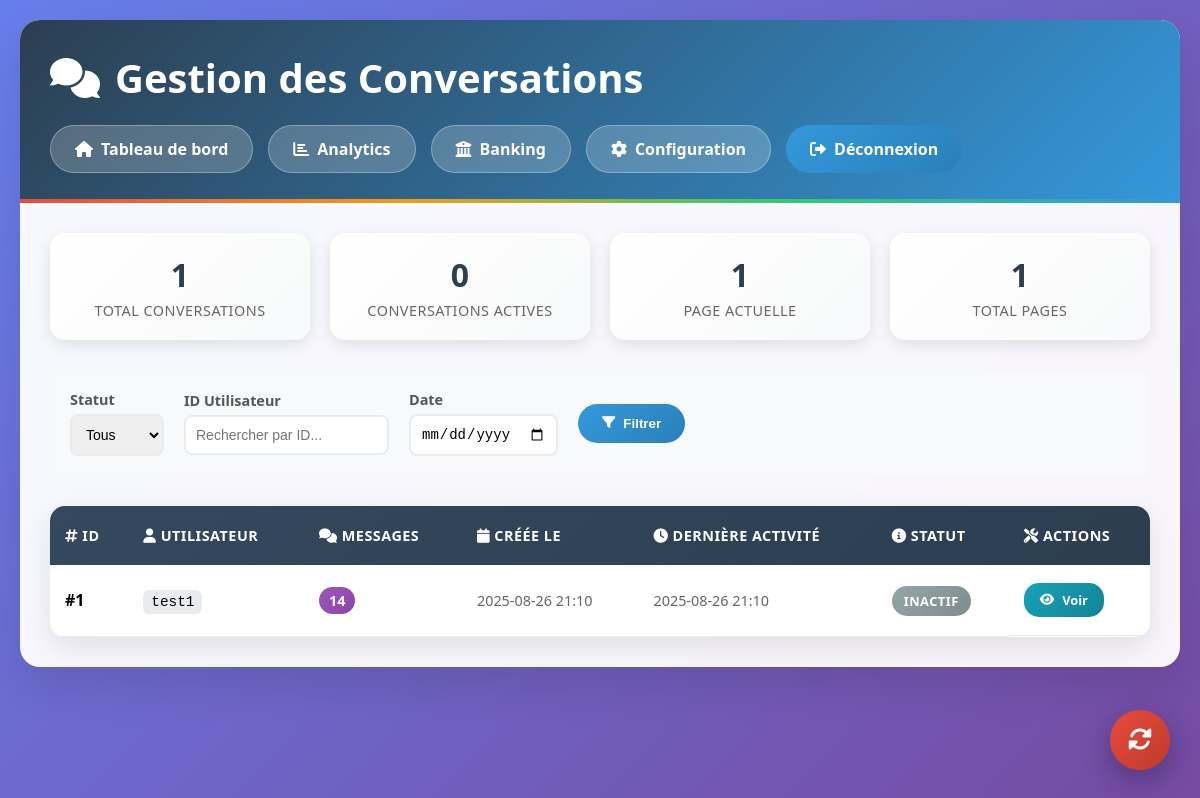
The page /conversations (signed in) on the database its author committed.
### tables this page shows
CREATE TABLE chat_conversations (
            id INTEGER PRIMARY KEY AUTOINCREMENT,
            user_id TEXT NOT NULL,
            created_at TIMESTAMP DEFAULT CURRENT_TIMESTAMP,
            updated_at TIMESTAMP DEFAULT CURRENT_TIMESTAMP
        );

### backOffice.py (the view)
@app.route('/conversations')
@login_required
def conversations():
    page = request.args.get('page', 1, type=int)
    per_page = 20
    offset = (page - 1) * per_page
    conn = sqlite3.connect('General_DB.db')
    cursor = conn.cursor()
    cursor.execute('''
        SELECT
            c.id,
            c.user_id,
            COUNT(m.id) as message_count,
            c.created_at,
            c.updated_at
        FROM chat_conversations c
        LEFT JOIN chat_messages m ON c.id = m.conversation_id
        GROUP BY c.id, c.user_id, c.created_at, c.updated_at
        ORDER BY c.updated_at DESC
        LIMIT ? OFFSET ?
    ''', (per_page, offset))
    conversations_data = cursor.fetchall()
    cursor.execute('SELECT COUNT(*) FROM chat_conversations')
    total = cursor.fetchone()[0]
    conn.close()
    return render_template('conversations.html',
                         conversations=conversations_data,
                         page=page,
                         per_page=per_page,
                         total=total)

### backOffice.py (called while the page is built)
@login_manager.user_loader
def load_user(user_id):
    conn = sqlite3.connect('General_DB.db')
    cursor = conn.cursor()
    cursor.execute('SELECT * FROM admin_users WHERE id = ?', (user_id,))
    user_data = cursor.fetchone()
    conn.close()
    if user_data:
        return AdminUser(user_data[0], user_data[1], user_data[2], user_data[4])
    return None

### templates/conversations.html (shortened to what this page needs)
<!DOCTYPE html>
<html lang="fr">
<head>
    <link href="https://cdnjs.cloudflare.com/ajax/libs/font-awesome/6.0.0/css/all.min.css" rel="stylesheet">
</head>
<body>
    <div class="container">
        <div class="header">
            <h1>
                <i class="fas fa-comments"></i>
                Gestion des Conversations
            </h1>
            <div class="nav-buttons">
                <a href="{{ url_for('dashboard') }}" class="btn btn-secondary">
                    <i class="fas fa-home"></i> Tableau de bord
                </a>
                <a href="{{ url_for('analytics') }}" class="btn btn-secondary">
                    <i class="fas fa-chart-bar"></i> Analytics
                </a>
                <a href="{{ url_for('banking_overview') }}" class="btn btn-secondary">
                    <i class="fas fa-university"></i> Banking
                </a>
                <a href="{{ url_for('configuration') }}" class="btn btn-secondary">
                    <i class="fas fa-cog"></i> Configuration
                </a>
                <a href="{{ url_for('logout') }}" class="btn btn-primary">
                    <i class="fas fa-sign-out-alt"></i> Déconnexion
                </a>
            </div>
        </div>
        <div class="content">
            <div class="stats-summary">
                <div class="stat-card">
                    <div class="stat-number">{{ total }}</div>
                    <div class="stat-label">Total Conversations</div>
                </div>
                <div class="stat-card">
                    <div class="stat-number">
                        {{ conversations|selectattr('4', 'equalto', 'active')|list|length if conversations else 0 }}
                    </div>
                    <div class="stat-label">Conversations Actives</div>
                </div>
                <div class="stat-card">
                    <div class="stat-number">{{ page }}</div>
                    <div class="stat-label">Page Actuelle</div>
                </div>
                <div class="stat-card">
                    <div class="stat-number">{{ ((total - 1) // per_page) + 1 if total > 0 else 0 }}</div>
                    <div class="stat-label">Total Pages</div>
                </div>
            </div>
            <div class="filters">
                <div class="filter-group">
                    <label for="status-filter">Statut</label>
                    <select id="status-filter">
                        <option value="">Tous</option>
                    </select>
                </div>
                <div class="filter-group">
                    <label for="user-filter">ID Utilisateur</label>
                    <input type="text" id="user-filter" placeholder="Rechercher par ID...">
                </div>
                <div class="filter-group">
                    <label for="date-filter">Date</label>
                    <input type="date" id="date-filter">
                </div>
                <button class="btn btn-primary" onclick="applyFilters()">
                    <i class="fas fa-filter"></i> Filtrer
                </button>
            </div>
            <div class="conversations-table">
                {% if conversations %}
                <div class="table-container">
                    <table class="table">
                        <thead>
                            <tr>
                                <th><i class="fas fa-hashtag"></i> ID</th>
                                <th><i class="fas fa-user"></i> Utilisateur</th>
                                <th><i class="fas fa-comments"></i> Messages</th>
                                <th><i class="fas fa-calendar"></i> Créée le</th>
                                <th><i class="fas fa-clock"></i> Dernière activité</th>
                                <th><i class="fas fa-info-circle"></i> Statut</th>
                                <th><i class="fas fa-tools"></i> Actions</th>
                            </tr>
                        </thead>
                        <tbody>
                            {% for conversation in conversations %}
                            <tr data-conversation-id="{{ conversation[0] }}">
                                <td><strong>#{{ conversation[0] }}</strong></td>
                                <td>
                                    <span class="user-id">{{ conversation[1] if conversation[1] else 'Anonyme' }}</span>
                                </td>
                                <td>
                                    <span class="message-count">{{ conversation[2] }}</span>
                                </td>
                                <td class="date-time">
                                    {{ conversation[3][:16] if conversation[3] else 'N/A' }}
                                </td>
                                <td class="date-time">
                                    {{ conversation[4][:16] if conversation[4] else 'N/A' }}
                                </td>
                                <td>
                                    <span class="status-badge status-{{ conversation[5] if conversation[5] else 'inactive' }}">
                                        {{ conversation[5] if conversation[5] else 'inactif' }}
                                    </span>
                                </td>
                                <td class="actions">
                                    <a href="{{ url_for('conversation_detail', conv_id=conversation[0]) }}"
                                       class="btn btn-sm btn-info">
                                        <i class="fas fa-eye"></i> Voir
                                    </a>
                                </td>
                            </tr>
                            {% endfor %}
                        </tbody>
                    </table>
                </div>
                {% else %}
                <div class="empty-state">
                    <i class="fas fa-comments"></i>
                    <h3>Aucune conversation trouvée</h3>
                    <p>Il n'y a actuellement aucune conversation à afficher.</p>
                </div>
                {% endif %}
            </div>
        </div>
    </div>
    <button class="refresh-btn" onclick="location.reload()">
        <i class="fas fa-sync-alt"></i>
    </button>
</body>
</html>

### templates/conversations.html (style rules this page uses)
* { margin: 0; padding: 0; box-sizing: border-box; }
body { font-family: 'Segoe UI', Tahoma, Geneva, Verdana, sans-serif; background: linear-gradient(135deg, #667eea 0%, #764ba2 100%); min-height: 100vh; padding: 20px; }
.container { max-width: 1200px; margin: 0 auto; background: rgba(255, 255, 255, 0.95); border-radius: 20px; backdrop-filter: blur(10px); box-shadow: 0 20px 40px rgba(0, 0, 0, 0.1); overflow: hidden; }
.header { background: linear-gradient(135deg, #2c3e50, #3498db); color: white; padding: 30px; position: relative; }
.header::after { content: ''; position: absolute; bottom: 0; left: 0; right: 0; height: 4px; background: linear-gradient(90deg, #e74c3c, #f39c12, #2ecc71, #3498db); }
.header h1 { font-size: 2.5rem; margin-bottom: 10px; display: flex; align-items: center; gap: 15px; }
.nav-buttons { display: flex; gap: 15px; margin-top: 20px; flex-wrap: wrap; }
.btn { padding: 12px 24px; border: none; border-radius: 25px; font-weight: 600; text-decoration: none; cursor: pointer; transition: all 0.3s ease; display: inline-flex; align-items: center; gap: 8px; }
.btn-primary { background: linear-gradient(135deg, #3498db, #2980b9); color: white; }
.btn-secondary { background: rgba(255, 255, 255, 0.2); color: white; border: 1px solid rgba(255, 255, 255, 0.3); }
.content { padding: 30px; }
.filters { background: #f8f9fa; padding: 20px; border-radius: 15px; margin-bottom: 30px; display: flex; gap: 20px; align-items: center; flex-wrap: wrap; }
.filter-group { display: flex; flex-direction: column; gap: 5px; }
.filter-group label { font-weight: 600; color: #555; font-size: 0.9rem; }
.filter-group input, .filter-group select { padding: 10px; border: 2px solid #e9ecef; border-radius: 8px; font-size: 14px; transition: border-color 0.3s ease; }
.conversations-table { background: white; border-radius: 15px; overflow: hidden; box-shadow: 0 10px 30px rgba(0, 0, 0, 0.1); }
.table { width: 100%; border-collapse: collapse; }
.table thead { background: linear-gradient(135deg, #34495e, #2c3e50); color: white; }
.table th { padding: 20px 15px; text-align: left; font-weight: 600; font-size: 0.9rem; text-transform: uppercase; letter-spacing: 0.5px; }
.table td { padding: 18px 15px; border-bottom: 1px solid #e9ecef; vertical-align: middle; }
.table tbody tr { transition: all 0.3s ease; }
.status-badge { padding: 6px 12px; border-radius: 20px; font-size: 0.8rem; font-weight: 600; text-transform: uppercase; letter-spacing: 0.5px; }
.status-inactive { background: linear-gradient(135deg, #95a5a6, #7f8c8d); color: white; }
.user-id { font-family: 'Courier New', monospace; background: #e9ecef; padding: 4px 8px; border-radius: 6px; font-size: 0.9rem; }
.message-count { background: linear-gradient(135deg, #9b59b6, #8e44ad); color: white; padding: 4px 10px; border-radius: 15px; font-weight: 600; font-size: 0.9rem; }
.date-time { color: #666; font-size: 0.9rem; }
.actions { display: flex; gap: 10px; }
.btn-sm { padding: 8px 16px; font-size: 0.8rem; border-radius: 15px; }
.btn-info { background: linear-gradient(135deg, #17a2b8, #138496); color: white; }
.stats-summary { display: grid; grid-template-columns: repeat(auto-fit, minmax(200px, 1fr)); gap: 20px; margin-bottom: 30px; }
.stat-card { background: linear-gradient(135deg, #fff, #f8f9fa); padding: 20px; border-radius: 15px; text-align: center; box-shadow: 0 5px 15px rgba(0, 0, 0, 0.1); transition: transform 0.3s ease; }
.stat-number { font-size: 2rem; font-weight: 700; color: #2c3e50; margin-bottom: 5px; }
.stat-label { color: #666; font-size: 0.9rem; text-transform: uppercase; letter-spacing: 0.5px; }
.refresh-btn { position: fixed; bottom: 30px; right: 30px; background: linear-gradient(135deg, #e74c3c, #c0392b); color: white; border: none; width: 60px; height: 60px; border-radius: 50%; font-size: 1.5rem; cursor: pointer; box-shadow: 0 10px 30px rgba(0, 0, 0, 0.3); transition: all 0.3s ease; }

### rows shown on the page
chat_conversations: id "1", user "test1", conversation "14", created_at "2025-08-26 21:10", updated_at "2025-08-26 21:10", conversation "INACTIF"

### other values the page prints
{{ total }} "1"
{{ page }} "1"
{{ ((total - 1) // per_page) + 1 if total > 0 else 0 }} "1"
